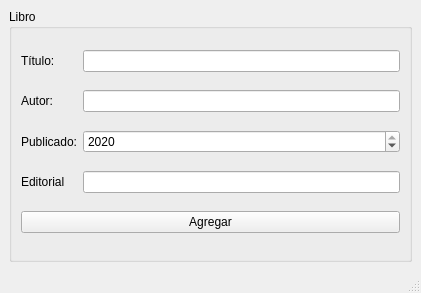
<?xml version="1.0" encoding="UTF-8"?>
<ui version="4.0">
 <class>MainWindow</class>
 <widget class="QMainWindow" name="MainWindow">
  <property name="geometry">
   <rect>
    <x>0</x>
    <y>0</y>
    <width>421</width>
    <height>293</height>
   </rect>
  </property>
  <property name="windowTitle">
   <string>Mis Libros</string>
  </property>
  <widget class="QWidget" name="centralwidget">
   <layout class="QGridLayout" name="gridLayout_2">
    <item row="0" column="0">
     <widget class="QGroupBox" name="groupBox">
      <property name="title">
       <string>Libro</string>
      </property>
      <layout class="QGridLayout" name="gridLayout">
       <item row="1" column="0">
        <widget class="QLabel" name="label_2">
         <property name="text">
          <string>Autor:</string>
         </property>
        </widget>
       </item>
       <item row="1" column="1">
        <widget class="QLineEdit" name="lineEdit_2"/>
       </item>
       <item row="0" column="0">
        <widget class="QLabel" name="label">
         <property name="text">
          <string>Título:</string>
         </property>
        </widget>
       </item>
       <item row="3" column="1">
        <widget class="QLineEdit" name="lineEdit_3"/>
       </item>
       <item row="2" column="1">
        <widget class="QSpinBox" name="spinBox">
         <property name="minimum">
          <number>2000</number>
         </property>
         <property name="maximum">
          <number>2020</number>
         </property>
         <property name="value">
          <number>2020</number>
         </property>
        </widget>
       </item>
       <item row="0" column="1">
        <widget class="QLineEdit" name="lineEdit"/>
       </item>
       <item row="2" column="0">
        <widget class="QLabel" name="label_3">
         <property name="text">
          <string>Publicado:</string>
         </property>
        </widget>
       </item>
       <item row="3" column="0">
        <widget class="QLabel" name="label_4">
         <property name="text">
          <string>Editorial</string>
         </property>
        </widget>
       </item>
       <item row="4" column="0" colspan="2">
        <widget class="QPushButton" name="agregar_button">
         <property name="text">
          <string>Agregar</string>
         </property>
        </widget>
       </item>
      </layout>
     </widget>
    </item>
   </layout>
  </widget>
  <widget class="QMenuBar" name="menubar">
   <property name="geometry">
    <rect>
     <x>0</x>
     <y>0</y>
     <width>421</width>
     <height>22</height>
    </rect>
   </property>
  </widget>
  <widget class="QStatusBar" name="statusbar"/>
 </widget>
 <resources/>
 <connections/>
</ui>
